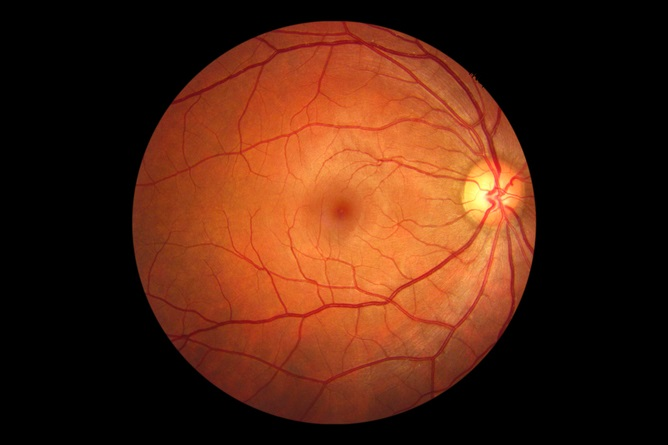
#> input picture eye.jpg, 668 x 445 px
$ jupyter execute --allow-errors 'Technique 3.ipynb'
#> lines starting #> are read from the running program, lines starting #| are printed output that depends on the picture
[cell 1]
import cv2
path='H:/Thesis/[4-2]/Dataset/train/WorkingDataset/4-PDR/3993_right.jpeg'
image = cv2.imread(path)

'''Convert in gray'''
#> (the rest of this cell did not finish here and is left out)

[cell 2]
import cv2
rgb_image = cv2.imread('eye.jpg')
#> rgb_image is the input picture: shape (445, 668, 3); mean B, G, R 17.6, 36.5, 79.7
gray_image=cv2.cvtColor(rgb_image, cv2.COLOR_BGR2GRAY)
hsv=cv2.cvtColor(rgb_image, cv2.COLOR_BGR2HSV)
#> hsv: shape (445, 668, 3); mean H, S, V 6, 94.8, 79.8
green_image = rgb_image.copy()
green_image[:,:,0] = 0
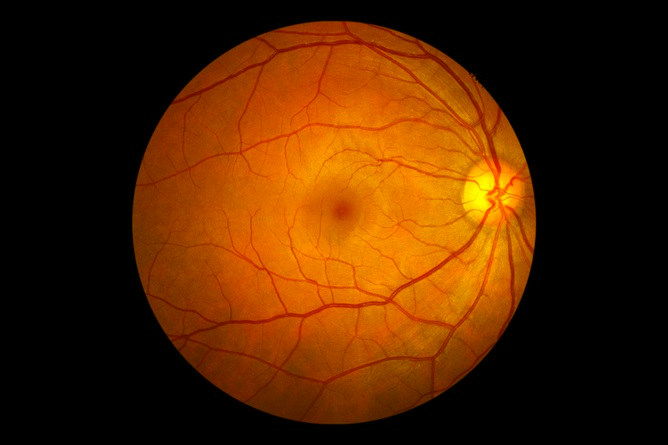
#> green_image: shape (445, 668, 3); mean B, G, R 0, 36.5, 79.7
green_image[:,:,2] = 0
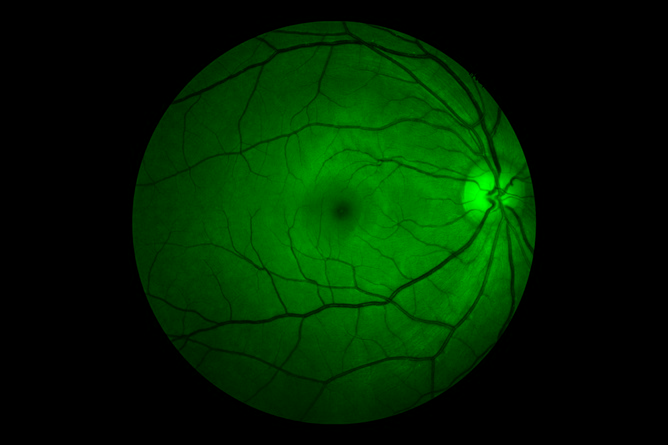
#> green_image: shape (445, 668, 3); mean B, G, R 0, 36.5, 0
cv2.imshow('G-RGB', green_image)
imagem = cv2.bitwise_not(green_image)
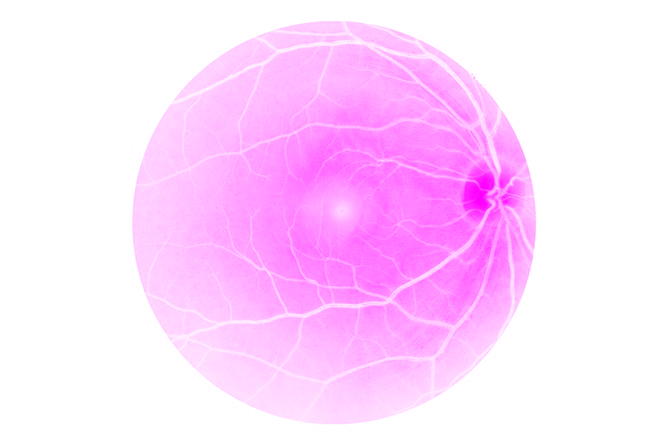
#> imagem: shape (445, 668, 3); mean B, G, R 255, 218.5, 255
blur = cv2.medianBlur(green_image,5)
cv2.imshow('HSV',hsv)
cv2.imshow('G-complement', imagem)
cv2.imshow('Median filter', blur)
cv2.waitKey(0)

[cell 3]
import cv2
rgb_image = cv2.imread('eye.jpg',0)
#> rgb_image: shape (445, 668); min 0, max 251, mean 47.2
# create a CLAHE object (Arguments are optional).
clahe = cv2.createCLAHE(clipLimit=2.0, tileGridSize=(8,8))
cl1 = clahe.apply(rgb_image)
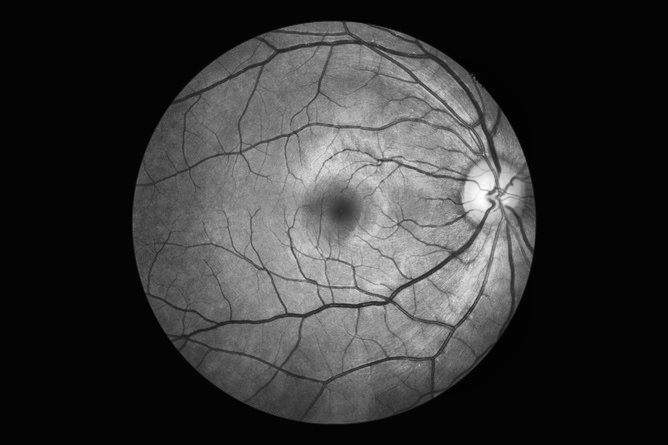
#> cl1: shape (445, 668); min 2, max 254, mean 53.5
cv2.imshow('clahe_2.jpg',cl1)

[cell 4]
import numpy as np
import cv2
img = cv2.imread('eye.jpg',0)
# create a CLAHE object (Arguments are optional).
clahe = cv2.createCLAHE(clipLimit=2.0, tileGridSize=(8,8))
cl1 = clahe.apply(img)
cv2.imshow('eye.jpg',cl1)
cv2.waitKey(0)
cv2.destroyAllWindows()

[cell 5]
import cv2
path='H:/Thesis/[4-2]/Dataset/train/WorkingDataset/4-PDR/3993_right.jpeg'

#-----Reading the image-----------------------------------------------------
#img = cv2.imread('eye.jpg', 1)
img = cv2.imread('eye.jpg', 1)

h,w=img.shape[:2]
#> h = 445; w = 668
x1,y1=int(h*.05),int(w*.15)
#> x1 = 22; y1 = 100
x2,y2=int(h*.95),int(w*.85)
#> x2 = 422; y2 = 567
img=img[x1:x2,y1:y2]
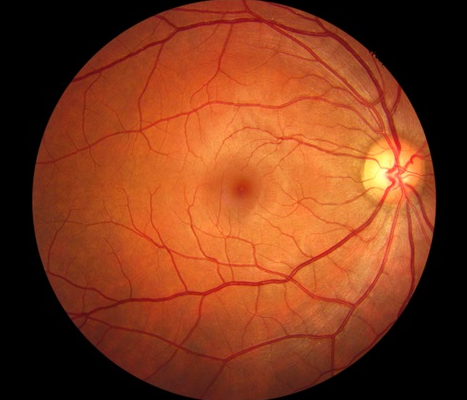
#> img: shape (400, 467, 3); mean B, G, R 27.9, 58, 126.8
img=cv2.resize(img,(512,412),interpolation=cv2.INTER_AREA)
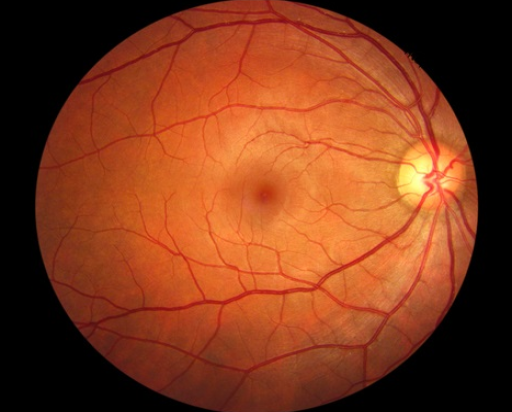
#> img: shape (412, 512, 3); mean B, G, R 27.8, 58, 126.7
cv2.imshow("img",img)

gray_image=cv2.cvtColor(img, cv2.COLOR_BGR2GRAY)
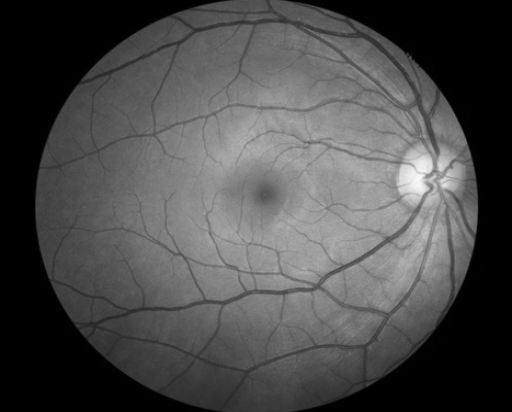
#> gray_image: shape (412, 512); min 0, max 246, mean 75.1
cv2.imshow('Gray', gray_image)
#-----Converting image to LAB Color model-----------------------------------
lab= cv2.cvtColor(img, cv2.COLOR_BGR2LAB)
#> lab: shape (412, 512, 3); mean of channels 0, 1, 2 83.9, 153.8, 157.8
cv2.imshow("lab",lab)

#-----Splitting the LAB image to different channels-------------------------
l, a, b = cv2.split(lab)
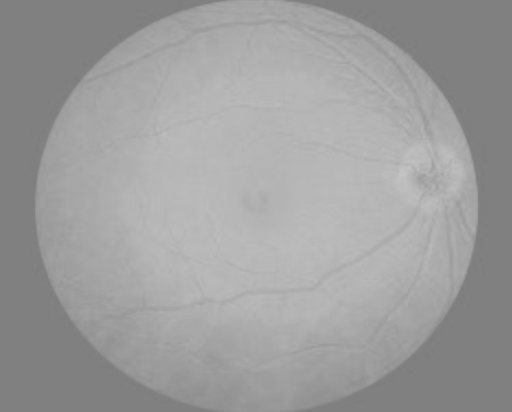
#> b: shape (412, 512); min 124, max 196, mean 157.8
cv2.imshow('l_channel', l)
cv2.imshow('a_channel', a)
cv2.imshow('b_channel', b)

#-----Applying CLAHE to L-channel-------------------------------------------
clahe = cv2.createCLAHE(clipLimit=3.0, tileGridSize=(8,8))
cl = clahe.apply(l)
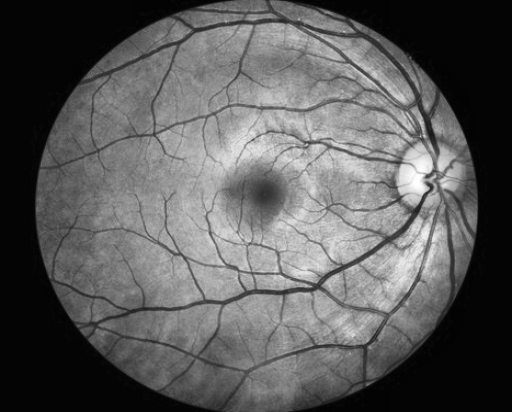
#> cl: shape (412, 512); min 3, max 255, mean 90.8
cv2.imshow('CLAHE output', cl)

#-----Merge the CLAHE enhanced L-channel with the a and b channel-----------
limg = cv2.merge((cl,a,b))
#> limg: shape (412, 512, 3); mean of channels 0, 1, 2 90.8, 153.8, 157.8
cv2.imshow('limg', limg)

#-----Converting image from LAB Color model to RGB model--------------------
final = cv2.cvtColor(limg, cv2.COLOR_LAB2BGR)
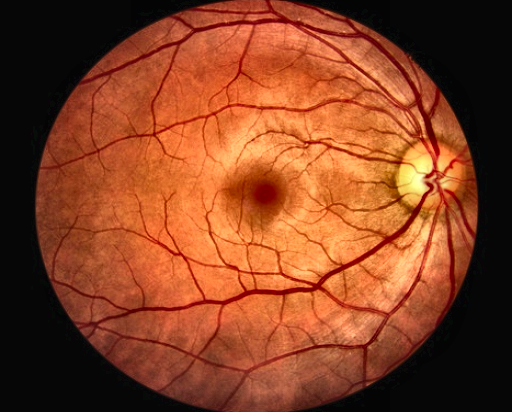
#> final: shape (412, 512, 3); mean B, G, R 35.2, 65.5, 134.1
cv2.imshow('final', final)

gray_image=cv2.cvtColor(final, cv2.COLOR_BGR2GRAY)
cv2.imshow('final Gray', gray_image)

#_____END_____#
cv2.waitKey(0)
cv2.destroyAllWindows()

[cell 6]
import cv2
image_path='H:/Thesis/[4-2]/Dataset/train/WorkingDataset/4-PDR/3993_right.jpeg'
bgr = cv2.imread('eye.jpg')
gridsize=8
lab = cv2.cvtColor(bgr, cv2.COLOR_BGR2LAB)
#> lab: shape (445, 668, 3); mean of channels 0, 1, 2 52.8, 144.2, 146.7

lab_planes = cv2.split(lab)

clahe = cv2.createCLAHE(clipLimit=4.0,tileGridSize=(gridsize,gridsize))

#> (the rest of this cell did not finish here and is left out)
